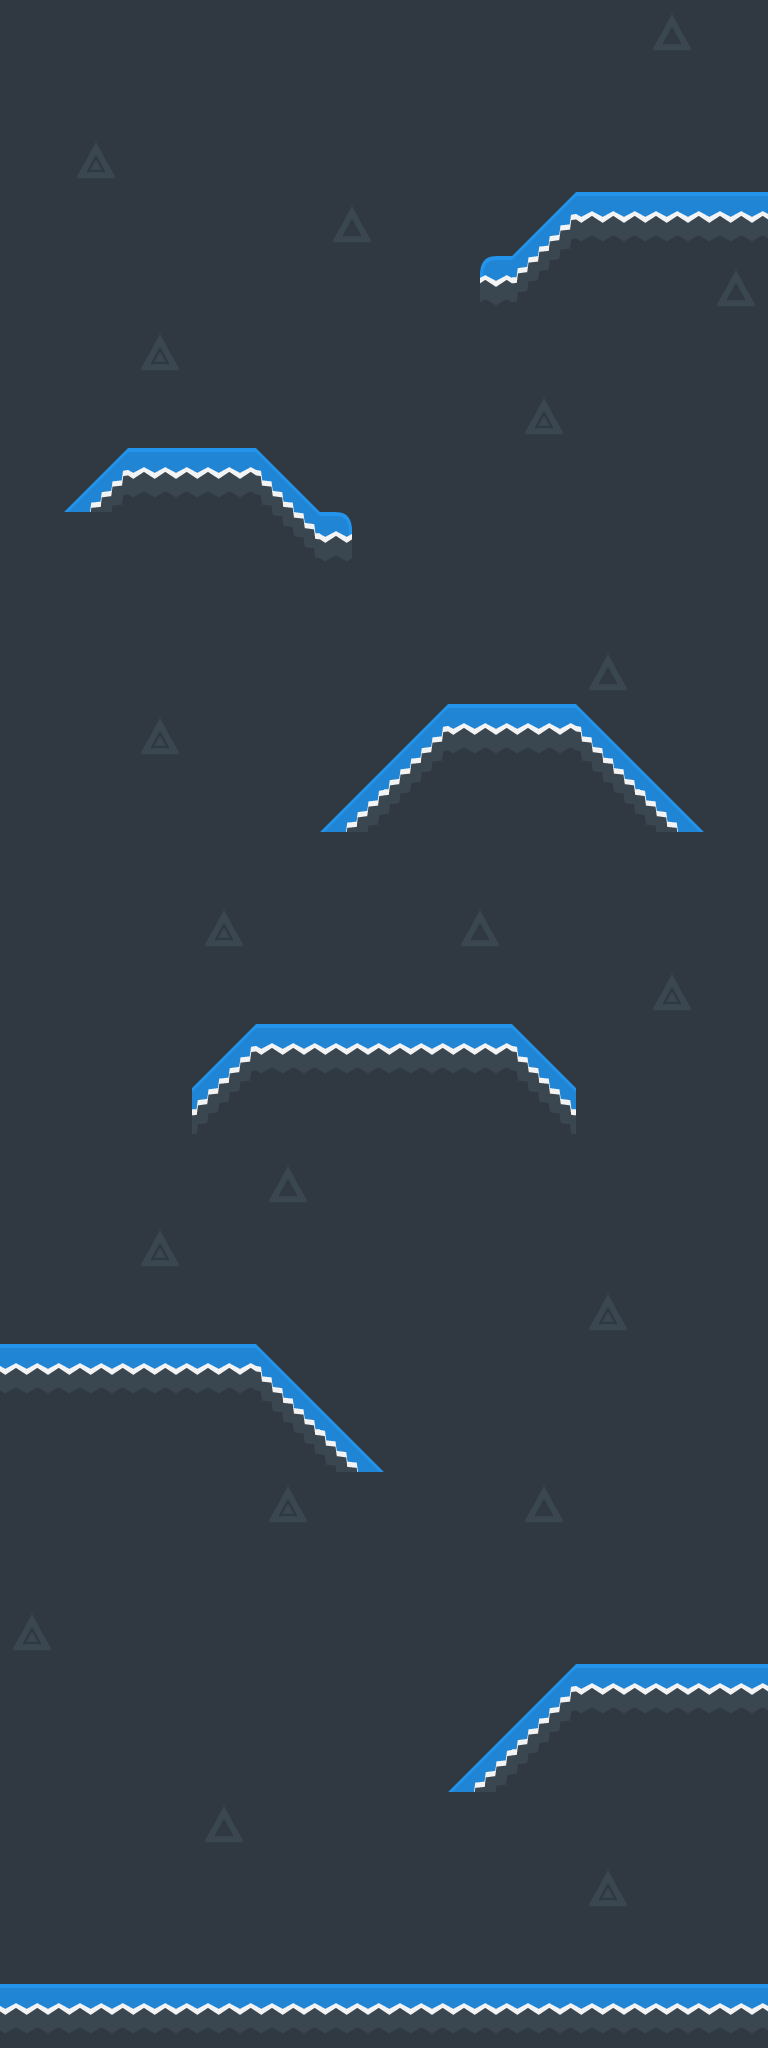

Tiled map render using the project's own tile images. Description and the whole map definition, tile-layer contents included, below:
An orthogonal 12x32 tile map with 64x64 px tiles, 2 tile layers (background, platforms) and 7 objects (end).

<map version="1.0" tiledversion="1.1.6" orientation="orthogonal" renderorder="right-down" width="12" height="32" tilewidth="64" tileheight="64" infinite="0" nextobjectid="2">
 <tileset firstgid="1" name="kenney-tileset-64px-extruded" tilewidth="64" tileheight="64" spacing="2" margin="1" tilecount="374" columns="22">
  <image source="kenney-tileset-64px-extruded.png" width="1452" height="1122" />
  <tile id="133">
   <properties>
    <property name="collides" type="bool" value="true" />
   </properties>
  </tile>
  <tile id="134">
   <properties>
    <property name="collides" type="bool" value="true" />
   </properties>
  </tile>
  <tile id="135">
   <properties>
    <property name="collides" type="bool" value="true" />
   </properties>
  </tile>
  <tile id="136">
   <properties>
    <property name="collides" type="bool" value="true" />
   </properties>
  </tile>
  <tile id="137">
   <properties>
    <property name="collides" type="bool" value="true" />
   </properties>
  </tile>
  <tile id="138">
   <properties>
    <property name="collides" type="bool" value="true" />
   </properties>
  </tile>
  <tile id="139">
   <properties>
    <property name="collides" type="bool" value="true" />
   </properties>
  </tile>
  <tile id="140">
   <properties>
    <property name="collides" type="bool" value="true" />
   </properties>
  </tile>
  <tile id="155">
   <properties>
    <property name="collides" type="bool" value="true" />
   </properties>
   <objectgroup draworder="index">
    <object id="2" x="0" y="64">
     <polygon points="0,0 64,0 64,-64" />
    </object>
   </objectgroup>
  </tile>
  <tile id="156">
   <properties>
    <property name="collides" type="bool" value="true" />
   </properties>
   <objectgroup draworder="index">
    <object id="1" x="0" y="0">
     <polygon points="0,0 64,64 0,64" />
    </object>
   </objectgroup>
  </tile>
  <tile id="157">
   <properties>
    <property name="collides" type="bool" value="true" />
   </properties>
  </tile>
  <tile id="158">
   <properties>
    <property name="collides" type="bool" value="true" />
   </properties>
  </tile>
  <tile id="159">
   <properties>
    <property name="collides" type="bool" value="true" />
   </properties>
   <objectgroup draworder="index">
    <object id="1" x="0" y="0">
     <polygon points="0,0 32,0 32,48 0,48" />
    </object>
   </objectgroup>
  </tile>
  <tile id="160">
   <properties>
    <property name="collides" type="bool" value="true" />
   </properties>
   <objectgroup draworder="index">
    <object id="1" x="64" y="0">
     <polygon points="0,0 -32,0 -32,48 0,48" />
    </object>
   </objectgroup>
  </tile>
  <tile id="161">
   <properties>
    <property name="collides" type="bool" value="true" />
   </properties>
  </tile>
  <tile id="162">
   <properties>
    <property name="collides" type="bool" value="true" />
   </properties>
  </tile>
  <tile id="177">
   <properties>
    <property name="collides" type="bool" value="true" />
   </properties>
   <objectgroup draworder="index">
    <object id="1" x="0" y="0">
     <polygon points="0,0 48,0 0,48" />
    </object>
   </objectgroup>
  </tile>
  <tile id="178">
   <properties>
    <property name="collides" type="bool" value="true" />
   </properties>
   <objectgroup draworder="index">
    <object id="1" x="64" y="0">
     <polygon points="0,0 -48,0 0,48" />
    </object>
   </objectgroup>
  </tile>
  <tile id="179">
   <properties>
    <property name="collides" type="bool" value="true" />
   </properties>
  </tile>
  <tile id="180">
   <properties>
    <property name="collides" type="bool" value="true" />
   </properties>
  </tile>
  <tile id="181">
   <properties>
    <property name="collides" type="bool" value="true" />
   </properties>
  </tile>
  <tile id="182">
   <properties>
    <property name="collides" type="bool" value="true" />
   </properties>
  </tile>
  <tile id="183">
   <properties>
    <property name="collides" type="bool" value="true" />
   </properties>
  </tile>
  <tile id="184">
   <properties>
    <property name="collides" type="bool" value="true" />
   </properties>
  </tile>
 </tileset>
 <layer name="background" width="12" height="32">
  <data encoding="csv">
133,133,133,133,133,133,133,133,133,133,155,133,
133,133,133,133,133,133,133,133,133,133,133,133,
133,177,133,133,133,133,133,133,133,133,133,133,
133,133,133,133,133,155,133,133,133,133,133,133,
133,133,133,133,133,133,133,133,133,133,133,155,
133,133,177,133,133,133,133,133,133,133,133,133,
133,133,133,133,133,133,133,133,177,133,133,133,
133,133,133,133,133,133,133,133,133,133,133,133,
133,133,133,133,133,133,133,133,133,133,133,133,
133,133,133,133,133,133,133,133,133,133,133,133,
133,133,133,133,133,133,133,133,133,155,133,133,
133,133,177,133,133,133,133,133,133,133,133,133,
133,133,133,133,133,133,133,133,133,133,133,133,
133,133,133,133,133,133,133,133,133,133,133,133,
133,133,133,177,133,133,133,155,133,133,133,133,
133,133,133,133,133,133,133,133,133,133,177,133,
133,133,133,133,133,133,133,133,133,133,133,133,
133,133,133,133,133,133,133,133,133,133,133,133,
133,133,133,133,155,133,133,133,133,133,133,133,
133,133,177,133,133,133,133,133,133,133,133,133,
133,133,133,133,133,133,133,133,133,177,133,133,
133,133,133,133,133,133,133,133,133,133,133,133,
133,133,133,133,133,133,133,133,133,133,133,133,
133,133,133,133,177,133,133,133,155,133,133,133,
133,133,133,133,133,133,133,133,133,133,133,133,
177,133,133,133,133,133,133,133,133,133,133,133,
133,133,133,133,133,133,133,133,133,133,133,133,
133,133,133,133,133,133,133,133,133,133,133,133,
133,133,133,155,133,133,133,133,133,133,133,133,
133,133,133,133,133,133,133,133,133,177,133,133,
133,133,133,133,133,133,133,133,133,133,133,133,
199,199,199,199,199,199,199,199,199,199,199,199
</data>
 </layer>
 <layer name="platforms" width="12" height="32">
  <data encoding="csv">
0,0,0,0,0,0,0,0,0,0,0,0,
0,0,0,0,0,0,0,0,0,0,0,0,
0,0,0,0,0,0,0,0,0,0,0,0,
0,0,0,0,0,0,0,0,156,135,135,135,
0,0,0,0,0,0,0,161,178,0,0,0,
0,0,0,0,0,0,0,0,0,0,0,0,
0,0,0,0,0,0,0,0,0,0,0,0,
0,156,135,135,157,0,0,0,0,0,0,0,
0,0,0,0,179,160,0,0,0,0,0,0,
0,0,0,0,0,0,0,0,0,0,0,0,
0,0,0,0,0,0,0,0,0,0,0,0,
0,0,0,0,0,0,156,135,135,157,0,0,
0,0,0,0,0,156,178,0,0,179,157,0,
0,0,0,0,0,0,0,0,0,0,0,0,
0,0,0,0,0,0,0,0,0,0,0,0,
0,0,0,0,0,0,0,0,0,0,0,0,
0,0,0,156,135,135,135,135,157,0,0,0,
0,0,0,178,0,0,0,0,179,0,0,0,
0,0,0,0,0,0,0,0,0,0,0,0,
0,0,0,0,0,0,0,0,0,0,0,0,
0,0,0,0,0,0,0,0,0,0,0,0,
135,135,135,135,157,0,0,0,0,0,0,0,
0,0,0,0,179,157,0,0,0,0,0,0,
0,0,0,0,0,0,0,0,0,0,0,0,
0,0,0,0,0,0,0,0,0,0,0,0,
0,0,0,0,0,0,0,0,0,0,0,0,
0,0,0,0,0,0,0,0,156,135,135,135,
0,0,0,0,0,0,0,156,178,0,0,0,
0,0,0,0,0,0,0,0,0,0,0,0,
0,0,0,0,0,0,0,0,0,0,0,0,
0,0,0,0,0,0,0,0,0,0,0,0,
135,135,135,135,135,135,135,135,135,135,135,135
</data>
 </layer>
 <objectgroup name="endpoint">
  <object id="1" name="endpoint" type="end" x="0" y="0" width="768" height="128" />
 </objectgroup>
</map>
